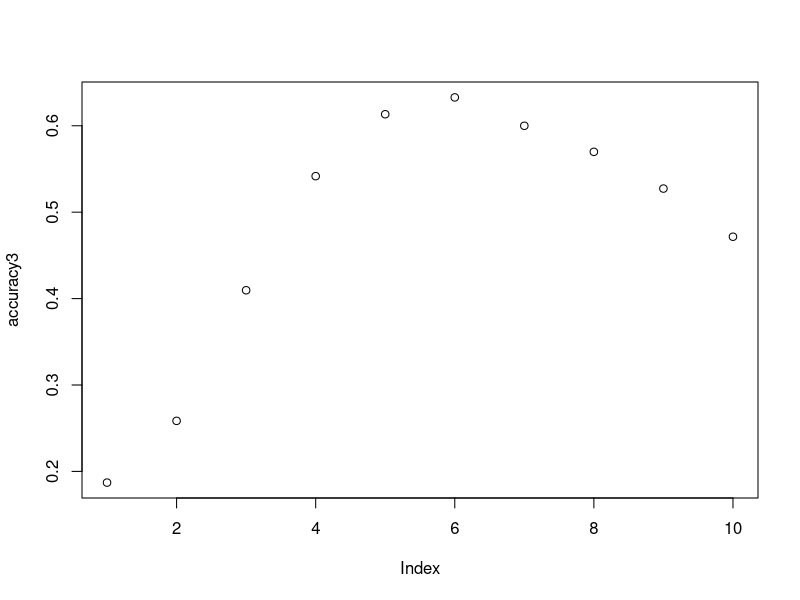

Recreate this plot in R.
library(caret)
library(tidyverse)
library(dslabs)
data(heights)

y <- heights$sex
x <- heights$height

set.seed(2)
test_index <- createDataPartition(y, times = 1, p = 0.5, list = FALSE)

train_set <- heights[-test_index, ]
test_set <- heights[test_index, ]

#1st algo
y_hat1 <- sample(c("Male", "Female"),
                length(test_index), replace = TRUE) %>%
      factor(levels = levels(test_set$sex))

y1accu <- mean(y_hat1 == test_set$sex)

#2nd algo 
y_hat2 <- ifelse(x > 62, "Male", "Female") %>% 
       factor(levels = levels(test_set$sex))

y2accu <- mean(y_hat2 == test_set$sex)

#3rd algo
cutoff <- seq(61,70)
accuracy3 <- map_dbl(cutoff, function(x){
  y_hat <- ifelse(train_set$height > x, "Male", "Female") %>%
        factor(levels = levels(test_set$sex))
        F_meas(data = y_hat, reference = factor(train_set$sex))
})

plot(accuracy3)
max(accuracy3)

best_cutoff3 <- cutoff[which.max(accuracy3)]

y_hat3 <- ifelse(test_set$height > best_cutoff3, "Male", "Female") %>% 
  factor(levels = levels(test_set$sex))
y_hat3 <- factor(y_hat3)

y3accu <- mean(y_hat3 == test_set$sex)

#Display Accuracies
y1accu
y2accu
y3accu
